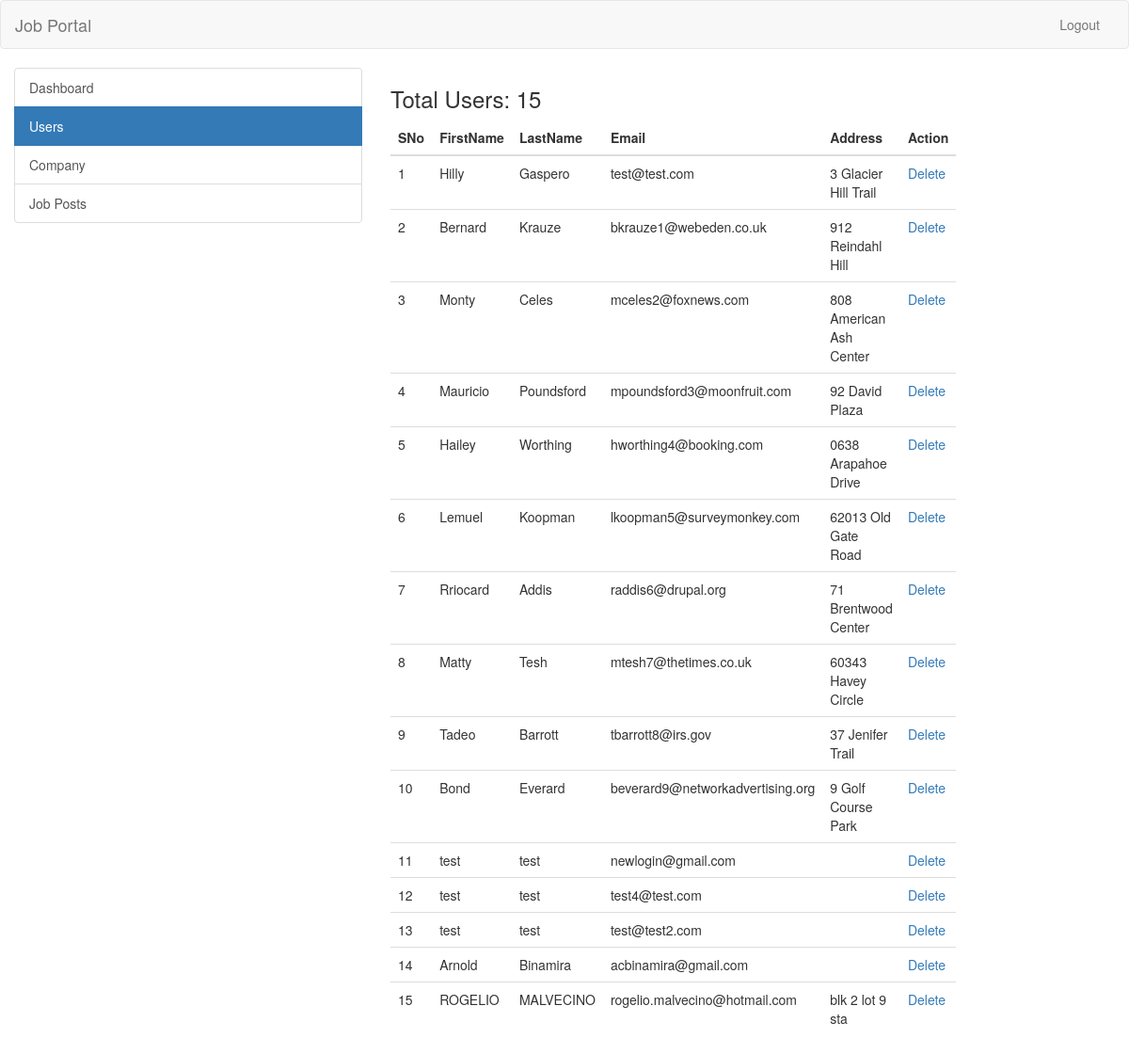
/Countworx/admin/user.php (signed in), run on the app's committed database.
### tables this page shows
CREATE TABLE `users` (
  `id_user` int(11) NOT NULL AUTO_INCREMENT,
  `firstname` varchar(255) NOT NULL,
  `lastname` varchar(255) NOT NULL,
  `password` varchar(255) NOT NULL,
  `country` varchar(255) DEFAULT NULL,
  `region` varchar(255) DEFAULT NULL,
  `city` varchar(255) DEFAULT NULL,
  `address` text,
  `email` varchar(255) NOT NULL,
  `contactno` varchar(255) DEFAULT NULL,
  `alternatecontact` varchar(20) DEFAULT NULL,
  `qualification` varchar(255) DEFAULT NULL,
  `stream` varchar(255) DEFAULT NULL,
  `passingyear` varchar(255) DEFAULT NULL,
  `dob` date DEFAULT NULL,
  `age` varchar(255) DEFAULT NULL,
  `designation` varchar(255) DEFAULT NULL,
  `resume` varchar(255) DEFAULT NULL,
  `hash` varchar(255) DEFAULT NULL,
  `active` int(11) NOT NULL DEFAULT '0',
  `gender` varchar(20) DEFAULT NULL,
  `civilstatus` varchar(20) DEFAULT NULL,
  `child` varchar(20) DEFAULT NULL,
  `profilepic` varchar(250) DEFAULT NULL,
  PRIMARY KEY (`id_user`),
  UNIQUE KEY `email` (`email`)
);

### Countworx/admin/user.php (the view, shortened to what this page needs)
<?php
require_once("../db.php");
?>
<!DOCTYPE html>
<html lang="en">
  <head>
    <link rel="stylesheet" href="https://maxcdn.bootstrapcdn.com/bootstrap/3.3.7/css/bootstrap.min.css">
  </head>
  <body>
    <header>
      <nav class="navbar navbar-default">
        <div class="container-fluid">
          <div class="navbar-header">
            <a class="navbar-brand" href="../index.php">Job Portal</a>
          </div>
          <div class="collapse navbar-collapse" id="bs-example-navbar-collapse-1">
            <ul class="nav navbar-nav navbar-right">
              <li><a href="../logout.php">Logout</a></li>
            </ul>
          </div>
        </div>
      </nav>
    </header>
    <div class="container-fluid">
      <div class="row">
        <div class="col-md-4">
          <div class="list-group">
            <a href="dashboard.php" class="list-group-item">Dashboard</a>
            <a href="user.php" class="list-group-item active">Users</a>
            <a href="company.php" class="list-group-item">Company</a>
            <a href="job-posts.php" class="list-group-item">Job Posts</a>
          </div>
        </div>
        <div class="col-md-6">
        <?php
          $sql = "SELECT * FROM users";
          $result = $conn->query($sql);
          if($result->num_rows > 0) {
            echo '<h3>Total Users: ' . $result->num_rows . '</h3>';
          }
        ?>
          <table class="table">
            <thead>
              <th>SNo</th>
              <th>FirstName</th>
              <th>LastName</th>
              <th>Email</th>
              <th>Address</th>
              <th>Action</th>
            </thead>
            <tbody>
              <?php
                $sql = "SELECT * FROM users";
                $result = $conn->query($sql);
                if($result->num_rows > 0) {
                  $i = 0;
                  while($row = $result->fetch_assoc()) {
                    ?>
                      <tr>
                        <td><?php echo ++$i; ?></td>
                        <td><?php echo $row['firstname']; ?></td>
                        <td><?php echo $row['lastname']; ?></td>
                        <td><?php echo $row['email']; ?></td>
                        <td><?php echo $row['address']; ?></td>
                        <td><a href="delete-user.php?id=<?php echo $row['id_user']; ?>">Delete</a></td>
                      </tr>
                    <?php
                  }
                }
              ?>
            </tbody>
          </table>
        </div>
      </div>
    </div>
  </body>
</html>

### data on the page
users: firstname "Hilly", lastname "Gaspero", email "test@test.com", address "3 Glacier Hill Trail"
users: firstname "Bernard", lastname "Krauze", email "bkrauze1@webeden.co.uk", address "912 Reindahl Hill"
users: firstname "Monty", lastname "Celes", email "mceles2@foxnews.com", address "808 American Ash Center"
users: firstname "Mauricio", lastname "Poundsford", email "mpoundsford3@moonfruit.com", address "92 David Plaza"
users: firstname "Hailey", lastname "Worthing", email "hworthing4@booking.com", address "0638 Arapahoe Drive"
users: firstname "Lemuel", lastname "Koopman", email "lkoopman5@surveymonkey.com", address "62013 Old Gate Road"
users: firstname "Rriocard", lastname "Addis", email "raddis6@drupal.org", address "71 Brentwood Center"
users: firstname "Matty", lastname "Tesh", email "mtesh7@thetimes.co.uk", address "60343 Havey Circle"
users: firstname "Tadeo", lastname "Barrott", email "tbarrott8@irs.gov", address "37 Jenifer Trail"
users: firstname "Bond", lastname "Everard", email "beverard9@networkadvertising.org", address "9 Golf Course Park"
users: firstname "test", lastname "test", email "newlogin@gmail.com"
users: firstname "test", lastname "test", email "test4@test.com"
users: firstname "test", lastname "test", email "test@test2.com"
users: firstname "Arnold", lastname "Binamira", email "acbinamira@gmail.com"
users: firstname "ROGELIO", lastname "MALVECINO", email "rogelio.malvecino@hotmail.com", address "blk 2 lot 9 sta"

### other printed values
$result->num_rows "15"
